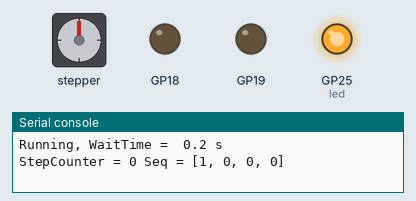
Recording of a program running on a simulated Raspberry Pi Pico running MicroPython. Shown: stepper motor, output pins drawn as LEDs (lit = HIGH), the last lines printed to the serial console. The stepper is drawn at 2048 steps a turn; pins used as bus, display or sensor lines are not drawn.

Above: at 0.1 s.
At 0.7 s:
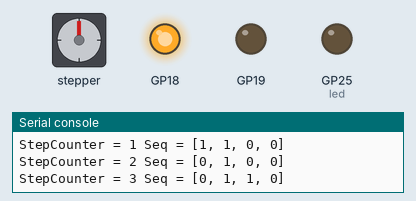
At 1.1 s:
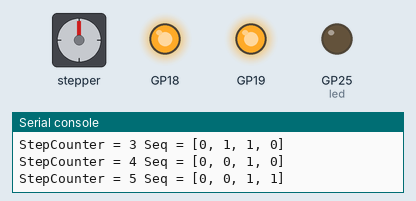
At 1.5 s:
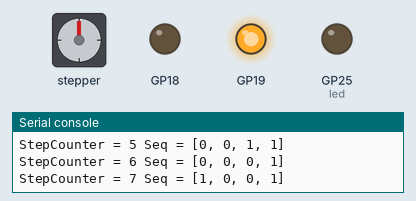
At 2.5 s:
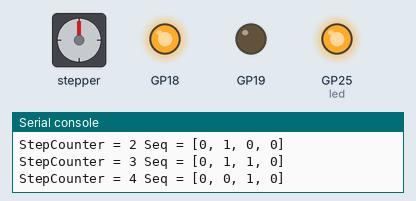
At 3.51 s:
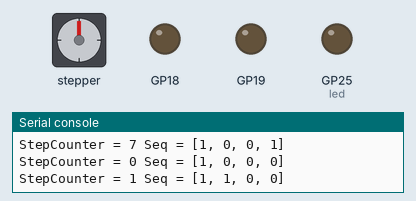
Timing chart, 0 to 3.8 s (numbered marks = the images above):
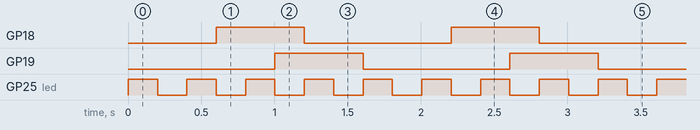

Measured:
- by itself, GP18, GP19: alternates HIGH for 0.60 s and LOW for 1.0 s
- by itself, GP25 (led): alternates HIGH for 0.20 s and LOW for 0.20 s
- by itself, everything shown: repeats every 1.6 s, in 8 steps

The program:

pico_stepper.py
```python
#!/usr/bin/python
#--------------------------------------
#    ___  ___  _ ____
#   / _ \/ _ \(_) __/__  __ __
#  / , _/ ___/ /\ \/ _ \/ // /
# /_/|_/_/  /_/___/ .__/\_, /
#                /_/   /___/
#
#    Stepper Motor Test
#
# A simple script to control
# a stepper motor.
#
# Author : Matt Hawkins
# Date   : 28/09/2015
#
# http://www.raspberrypi-spy.co.uk/
#
#--------------------------------------

# Import required libraries
from machine import Pin, Timer
import time

led = Pin('LED', Pin.OUT)
timer = Timer()

pins = {}

def GPIO_setup(list, dir):
    "Initialise a list of GPIOs"
    for i in list:
        pin = Pin(i, dir)
        pins[i] = pin

def GPIO_output(list, values):
    "Set one or more GPIOs to one or more values"
    for (i,j) in zip(list, values):
        pins[i].value(j)

# Define GPIO signals to use
# StepPins = [16,2,17,3] # motor A/0
# StepPins = [4,6,5,7] # motor B/1
# StepPins = [8,10,9,11] # motor C/2
# StepPins = [12,14,13,15] # motor D/3
StepPins = [16,17,18,19] # motor B/1


# Set all motor pins as outputs
GPIO_setup(StepPins, Pin.OUT)
# and set to off
GPIO_output(StepPins, [0, 0, 0, 0])

# Define advanced sequence
# as shown in manufacturer's datasheet
Seq = [[1,0,0,0],
       [1,1,0,0],
       [0,1,0,0],
       [0,1,1,0],
       [0,0,1,0],
       [0,0,1,1],
       [0,0,0,1],
       [1,0,0,1]
       ]

StepCount = len(Seq)
StepDir = 1 # Set to 1 or 2 for clockwise
            # Set to -1 or -2 for anti-clockwise

# Read wait time from command line
# if len(sys.argv)>1:
#     WaitTime = int(sys.argv[1])/float(1000)
# else:
WaitTime = 200/float(1000)

# Initialise variables
StepCounter = 0

try:
    print("Running, WaitTime = ", WaitTime, "s")
    # Start main loop
    while True:

        led.toggle()

        GPIO_output(StepPins, Seq[StepCounter])
        print("StepCounter =", StepCounter, "Seq =", Seq[StepCounter])
        # If we reach the end of the sequence
        # start again
        StepCounter = (StepCounter + StepDir) % StepCount

        # Wait before moving on
        time.sleep(WaitTime)
except KeyboardInterrupt:
    print ("Done.")
    GPIO_output(StepPins, [0, 0, 0, 0])
    # and set to input
    GPIO_setup(StepPins, Pin.IN)
```
